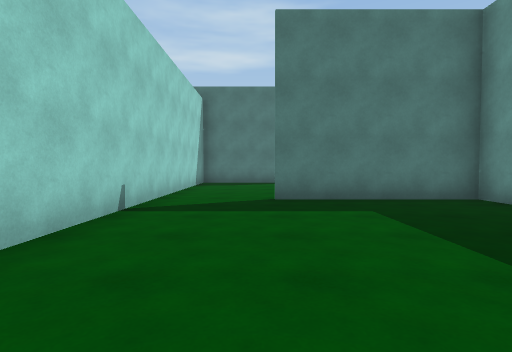
[1] (above)

24 first-person views from a walk through a Unity game level. The camera is 1.2 m above the floor, tilts 2° down and sees 80° across. The floor is counted in squares, 1.8 m on a side. Each view is taken from the middle of a square. On the plan, view 1 faces up. The plan holds only what a view shows up to about 10 squares ahead; the rest is blank. The player character is not drawn.

[2]
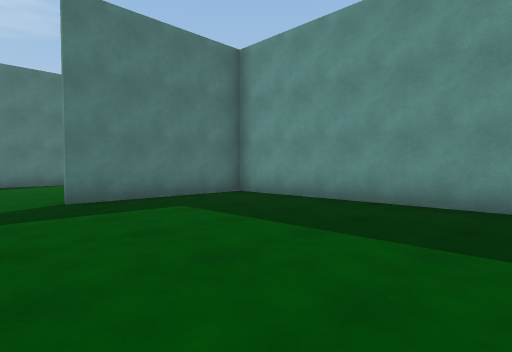

[3]
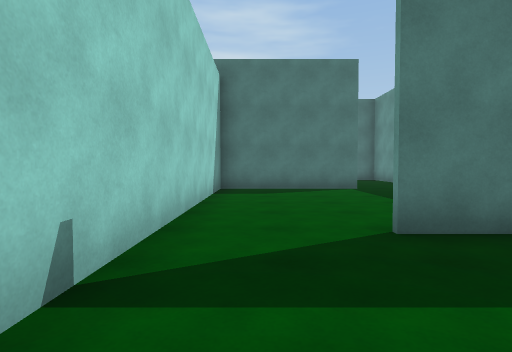

[4]
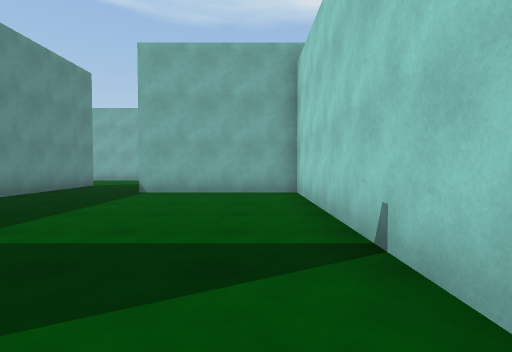

[5]
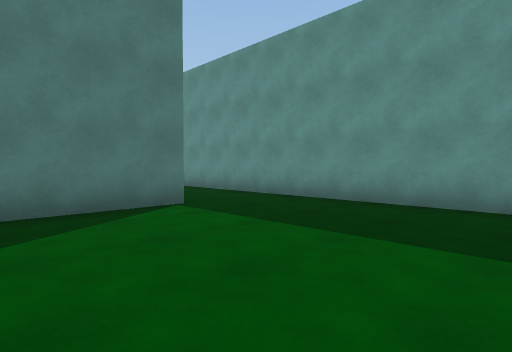

[6]
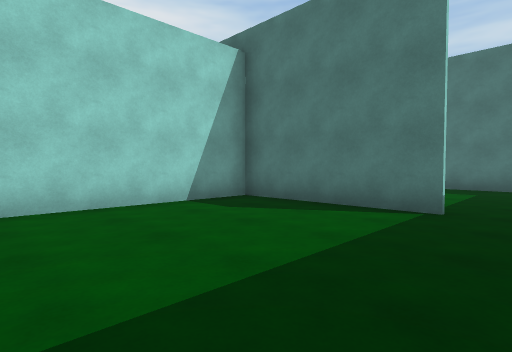

[7]
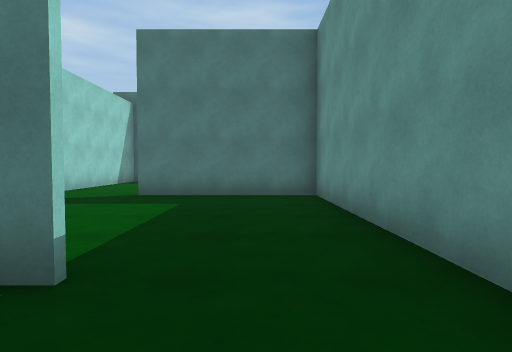

[8]
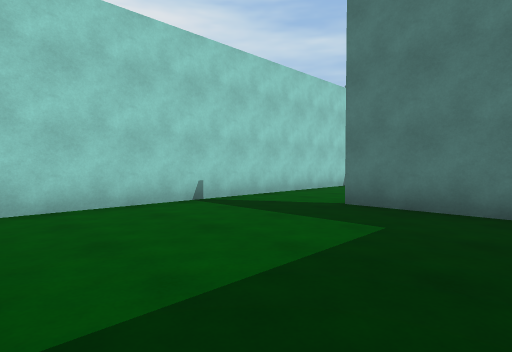

[9]
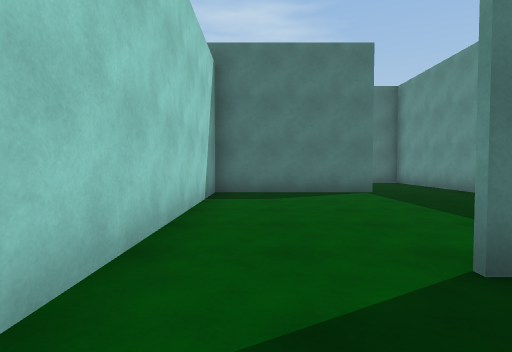

[10]
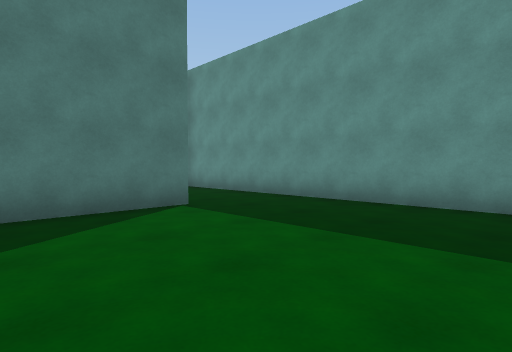

[11]
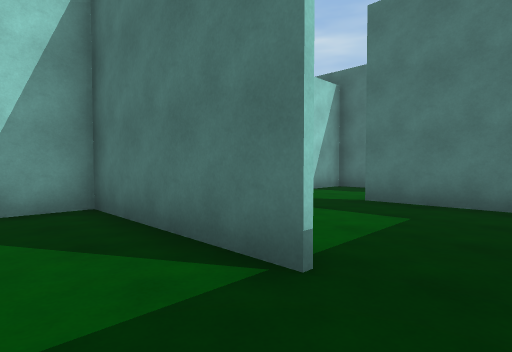

[12]
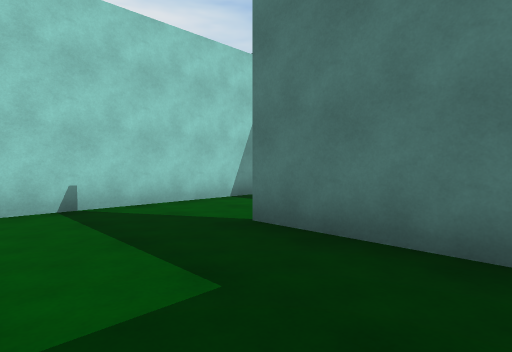

[13]
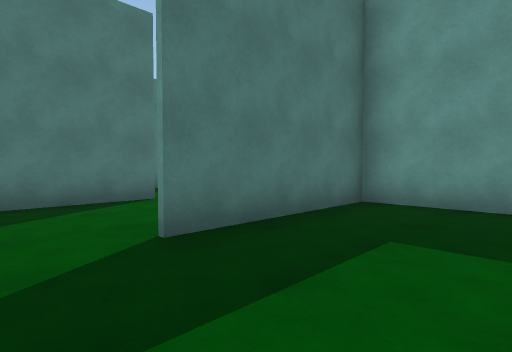

[14]
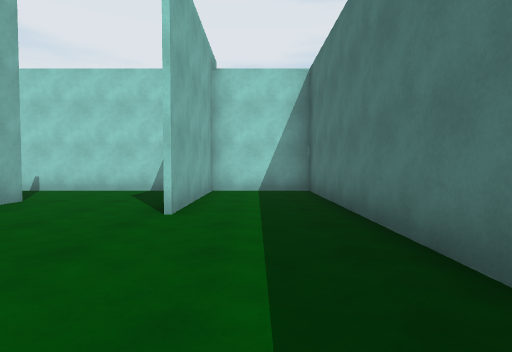

[15]
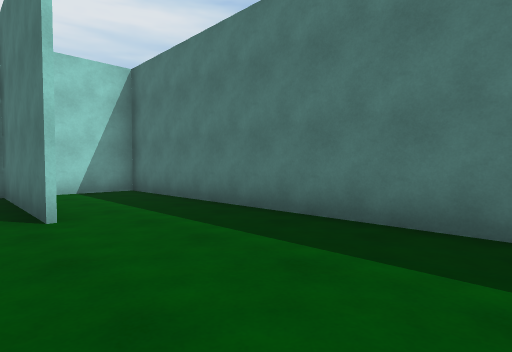

[16]
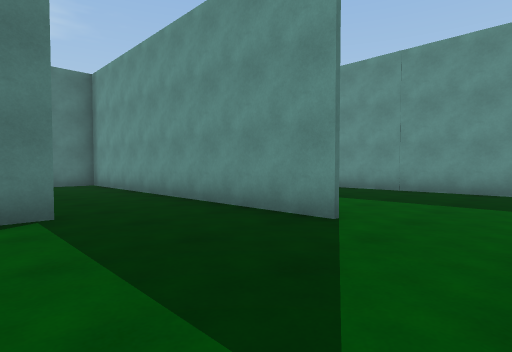

[17]
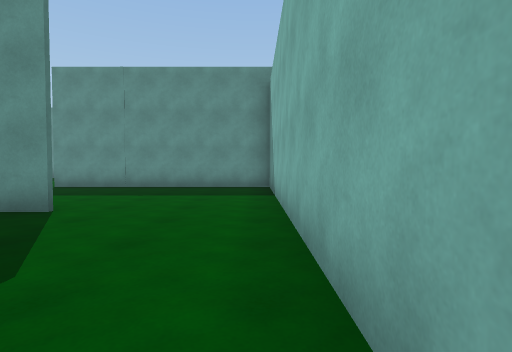

[18]
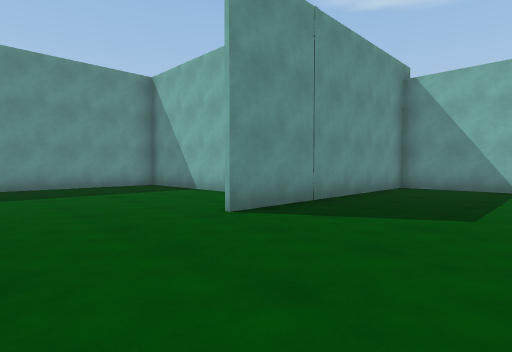

[19]
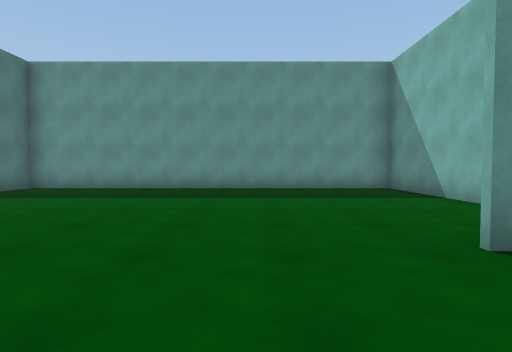

[20]
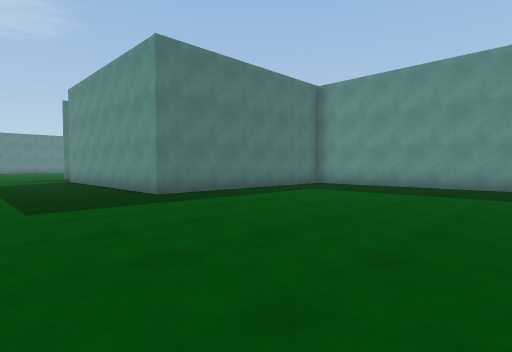

[21]
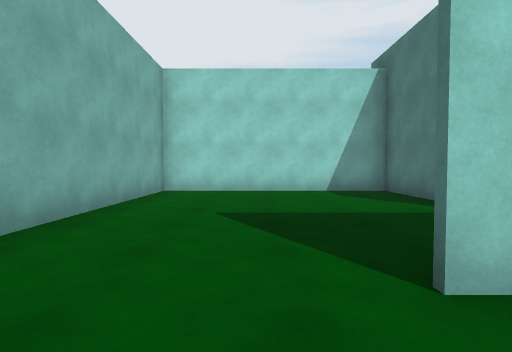

[22]
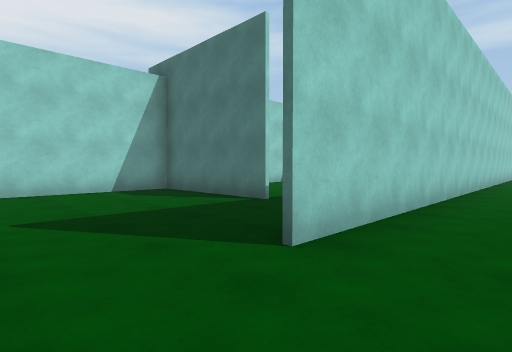

[23]
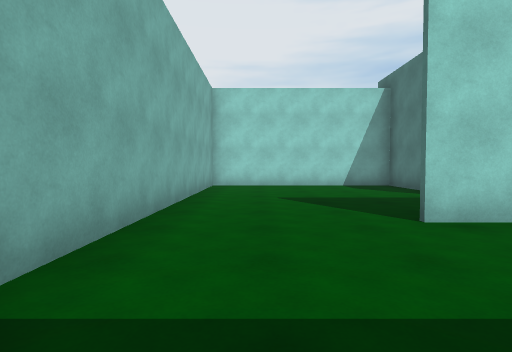

[24]
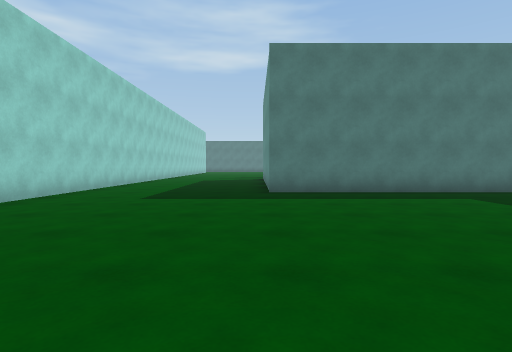

### Floor plan
Ten units are one square. View 1 is at (0, 0); x grows to the right and y downward. Boxes are objects, and circles mark ways between rooms. Rooms are numbered by the first view taken in them; rooms with no view inside come last. Other rooms are left out.
<svg viewBox="-25 -329 210 398">
<path fill="none" stroke="#000" d="M44 -59 2 -59M-20 5 19 5M-20 -66 -20 9M43 16 43 -61M20 -117 -20 -117M-20 -120 -20 -66M43 -61 43 -116M-20 -175 -20 -120M43 -116 43 -168 2 -168M20 -225 -20 -225 -20 -175M43 -184 43 -224M-20 -264 -20 -244M43 -224 43 -266 2 -266M120 19 159 19 159 -85 93 -85 93 -129M45 -111 45 31M43 31 43 16M20 6 -20 6M-20 9 -20 64 93 64 93 -2M58 -324 -20 -324 -20 -299 20 -299M2 -267 9 -267M20 -297 -20 -297M-20 -299 -20 -264"/>
<circle cx="-5" cy="-60" r="3" fill="#2a7"/>
<circle cx="25" cy="10" r="3" fill="#2a7"/>
<circle cx="25" cy="-120" r="3" fill="#2a7"/>
<circle cx="-5" cy="-170" r="3" fill="#2a7"/>
<circle cx="25" cy="-230" r="3" fill="#2a7"/>
<circle cx="-5" cy="-270" r="3" fill="#2a7"/>
<circle cx="10" cy="-285" r="3" fill="#2a7"/>
<text x="10" y="-30">1</text>
<text x="10" y="-90">2</text>
<text x="10" y="-150">3</text>
<text x="10" y="-200">4</text>
<text x="10" y="-250">5</text>
<text x="180" y="-90">6</text>
<text x="0" y="-280">7</text>
</svg>
Room 1 opens to room 2. Room 1 opens to room 6. Room 2 opens to room 3. Room 3 opens to room 4. Room 4 opens to room 5. Room 5 opens to room 7. Room 6 opens to room 7.

Where each view was taken, in squares from view 1:
view 1: 0 up, 0 right, facing up
view 2: 0 up, 1 left, facing up-right
view 3: 3 up, 1 left, facing up
view 4: 7 up, 1 left, facing down
view 5: 7 up, 1 left, facing up-right
view 6: 7 up, 3 right, facing up-left
view 7: 10 up, 3 right, facing up
view 8: 12 up, 3 right, facing up-left
view 9: 15 up, 1 left, facing up
view 10: 18 up, 1 left, facing up-right
view 11: 21 up, 3 right, facing up-left
view 12: 24 up, 3 right, facing up-left
view 13: 24 up, 1 left, facing up-right
view 14: 31 up, 6 right, facing left
view 15: 29 up, 6 right, facing up-left
view 16: 5 down, 1 right, facing up-right
view 17: 6 down, 0 right, facing right
view 18: 3 up, 6 right, facing down-right
view 19: 2 up, 7 right, facing right
view 20: 2 up, 6 right, facing up-right
view 21: 4 down, 6 right, facing left
view 22: 5 down, 6 right, facing up-left
view 23: 5 down, 8 right, facing left
view 24: 1 up, 9 right, facing up
